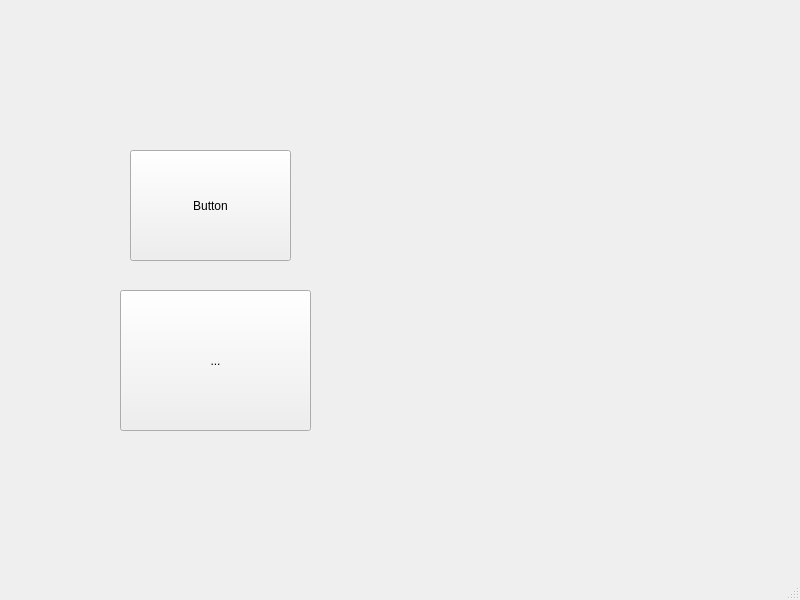
<?xml version="1.0" encoding="UTF-8"?>
<ui version="4.0">
 <class>MainWindow</class>
 <widget class="QMainWindow" name="MainWindow">
  <property name="geometry">
   <rect>
    <x>0</x>
    <y>0</y>
    <width>800</width>
    <height>600</height>
   </rect>
  </property>
  <property name="windowTitle">
   <string>MainWindow</string>
  </property>
  <widget class="QWidget" name="centralwidget">
   <widget class="QPushButton" name="Button">
    <property name="geometry">
     <rect>
      <x>130</x>
      <y>150</y>
      <width>161</width>
      <height>111</height>
     </rect>
    </property>
    <property name="text">
     <string>Button</string>
    </property>
   </widget>
   <widget class="QToolButton" name="toolButton">
    <property name="geometry">
     <rect>
      <x>120</x>
      <y>290</y>
      <width>191</width>
      <height>141</height>
     </rect>
    </property>
    <property name="text">
     <string>...</string>
    </property>
   </widget>
  </widget>
  <widget class="QMenuBar" name="menubar">
   <property name="geometry">
    <rect>
     <x>0</x>
     <y>0</y>
     <width>800</width>
     <height>23</height>
    </rect>
   </property>
  </widget>
  <widget class="QStatusBar" name="statusbar"/>
 </widget>
 <resources/>
 <connections/>
</ui>
